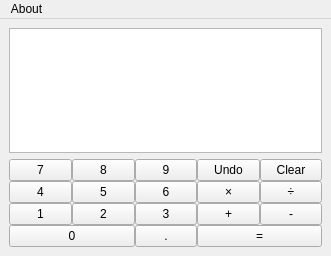
<?xml version="1.0" encoding="UTF-8"?>
<ui version="4.0">
 <class>MainWindow</class>
 <widget class="QMainWindow" name="MainWindow">
  <property name="geometry">
   <rect>
    <x>0</x>
    <y>0</y>
    <width>331</width>
    <height>256</height>
   </rect>
  </property>
  <property name="minimumSize">
   <size>
    <width>331</width>
    <height>256</height>
   </size>
  </property>
  <property name="maximumSize">
   <size>
    <width>445</width>
    <height>256</height>
   </size>
  </property>
  <property name="windowTitle">
   <string>MainWindow</string>
  </property>
  <property name="tabShape">
   <enum>QTabWidget::Triangular</enum>
  </property>
  <property name="dockNestingEnabled">
   <bool>true</bool>
  </property>
  <widget class="QWidget" name="centralwidget">
   <layout class="QVBoxLayout" name="verticalLayout">
    <item>
     <widget class="QTextBrowser" name="output">
      <property name="font">
       <font>
        <weight>50</weight>
        <bold>false</bold>
       </font>
      </property>
      <property name="contextMenuPolicy">
       <enum>Qt::NoContextMenu</enum>
      </property>
      <property name="layoutDirection">
       <enum>Qt::LeftToRight</enum>
      </property>
      <property name="frameShadow">
       <enum>QFrame::Raised</enum>
      </property>
      <property name="verticalScrollBarPolicy">
       <enum>Qt::ScrollBarAlwaysOff</enum>
      </property>
      <property name="horizontalScrollBarPolicy">
       <enum>Qt::ScrollBarAsNeeded</enum>
      </property>
      <property name="readOnly">
       <bool>true</bool>
      </property>
      <property name="overwriteMode">
       <bool>false</bool>
      </property>
      <property name="openLinks">
       <bool>false</bool>
      </property>
     </widget>
    </item>
    <item>
     <layout class="QGridLayout" name="gridLayout">
      <property name="sizeConstraint">
       <enum>QLayout::SetNoConstraint</enum>
      </property>
      <property name="spacing">
       <number>0</number>
      </property>
      <item row="2" column="0">
       <widget class="QPushButton" name="one">
        <property name="focusPolicy">
         <enum>Qt::NoFocus</enum>
        </property>
        <property name="text">
         <string>1</string>
        </property>
       </widget>
      </item>
      <item row="2" column="1">
       <widget class="QPushButton" name="two">
        <property name="focusPolicy">
         <enum>Qt::NoFocus</enum>
        </property>
        <property name="text">
         <string>2</string>
        </property>
       </widget>
      </item>
      <item row="0" column="1">
       <widget class="QPushButton" name="eight">
        <property name="focusPolicy">
         <enum>Qt::NoFocus</enum>
        </property>
        <property name="text">
         <string>8</string>
        </property>
       </widget>
      </item>
      <item row="1" column="0">
       <widget class="QPushButton" name="four">
        <property name="focusPolicy">
         <enum>Qt::NoFocus</enum>
        </property>
        <property name="text">
         <string>4</string>
        </property>
       </widget>
      </item>
      <item row="4" column="2">
       <widget class="QPushButton" name="point">
        <property name="focusPolicy">
         <enum>Qt::NoFocus</enum>
        </property>
        <property name="text">
         <string>.</string>
        </property>
        <property name="autoDefault">
         <bool>false</bool>
        </property>
        <property name="default">
         <bool>false</bool>
        </property>
        <property name="flat">
         <bool>false</bool>
        </property>
       </widget>
      </item>
      <item row="2" column="2">
       <widget class="QPushButton" name="three">
        <property name="focusPolicy">
         <enum>Qt::NoFocus</enum>
        </property>
        <property name="text">
         <string>3</string>
        </property>
       </widget>
      </item>
      <item row="0" column="0">
       <widget class="QPushButton" name="seven">
        <property name="focusPolicy">
         <enum>Qt::NoFocus</enum>
        </property>
        <property name="text">
         <string>7</string>
        </property>
       </widget>
      </item>
      <item row="4" column="0" colspan="2">
       <widget class="QPushButton" name="zero">
        <property name="focusPolicy">
         <enum>Qt::NoFocus</enum>
        </property>
        <property name="text">
         <string>0</string>
        </property>
       </widget>
      </item>
      <item row="1" column="1">
       <widget class="QPushButton" name="five">
        <property name="focusPolicy">
         <enum>Qt::NoFocus</enum>
        </property>
        <property name="text">
         <string>5</string>
        </property>
       </widget>
      </item>
      <item row="0" column="2">
       <widget class="QPushButton" name="nine">
        <property name="focusPolicy">
         <enum>Qt::NoFocus</enum>
        </property>
        <property name="text">
         <string>9</string>
        </property>
       </widget>
      </item>
      <item row="1" column="2">
       <widget class="QPushButton" name="six">
        <property name="focusPolicy">
         <enum>Qt::NoFocus</enum>
        </property>
        <property name="text">
         <string>6</string>
        </property>
       </widget>
      </item>
      <item row="4" column="3" colspan="2">
       <widget class="QPushButton" name="equal">
        <property name="focusPolicy">
         <enum>Qt::NoFocus</enum>
        </property>
        <property name="text">
         <string>=</string>
        </property>
       </widget>
      </item>
      <item row="2" column="3">
       <widget class="QPushButton" name="plus">
        <property name="focusPolicy">
         <enum>Qt::NoFocus</enum>
        </property>
        <property name="text">
         <string>+</string>
        </property>
       </widget>
      </item>
      <item row="2" column="4">
       <widget class="QPushButton" name="minus">
        <property name="focusPolicy">
         <enum>Qt::NoFocus</enum>
        </property>
        <property name="text">
         <string>-</string>
        </property>
       </widget>
      </item>
      <item row="1" column="3">
       <widget class="QPushButton" name="multiply">
        <property name="focusPolicy">
         <enum>Qt::NoFocus</enum>
        </property>
        <property name="text">
         <string>×</string>
        </property>
       </widget>
      </item>
      <item row="1" column="4">
       <widget class="QPushButton" name="divide">
        <property name="focusPolicy">
         <enum>Qt::NoFocus</enum>
        </property>
        <property name="text">
         <string>÷</string>
        </property>
       </widget>
      </item>
      <item row="0" column="3">
       <widget class="QPushButton" name="undo">
        <property name="focusPolicy">
         <enum>Qt::NoFocus</enum>
        </property>
        <property name="text">
         <string>Undo</string>
        </property>
       </widget>
      </item>
      <item row="0" column="4">
       <widget class="QPushButton" name="clear">
        <property name="focusPolicy">
         <enum>Qt::NoFocus</enum>
        </property>
        <property name="text">
         <string>Clear</string>
        </property>
       </widget>
      </item>
     </layout>
    </item>
   </layout>
  </widget>
  <widget class="QMenuBar" name="menubar">
   <property name="enabled">
    <bool>true</bool>
   </property>
   <property name="geometry">
    <rect>
     <x>0</x>
     <y>0</y>
     <width>331</width>
     <height>23</height>
    </rect>
   </property>
   <property name="contextMenuPolicy">
    <enum>Qt::NoContextMenu</enum>
   </property>
   <widget class="QMenu" name="menuAbout">
    <property name="enabled">
     <bool>true</bool>
    </property>
    <property name="title">
     <string>About</string>
    </property>
    <addaction name="about"/>
   </widget>
   <addaction name="menuAbout"/>
  </widget>
  <action name="actionExit">
   <property name="text">
    <string>Exit</string>
   </property>
  </action>
  <action name="actionBasic">
   <property name="text">
    <string>Basic</string>
   </property>
  </action>
  <action name="about">
   <property name="checkable">
    <bool>false</bool>
   </property>
   <property name="enabled">
    <bool>true</bool>
   </property>
   <property name="text">
    <string>About (F1)</string>
   </property>
   <property name="visible">
    <bool>true</bool>
   </property>
  </action>
  <action name="actionCalculator_2">
   <property name="text">
    <string>Calculator</string>
   </property>
  </action>
 </widget>
 <resources/>
 <connections/>
</ui>
